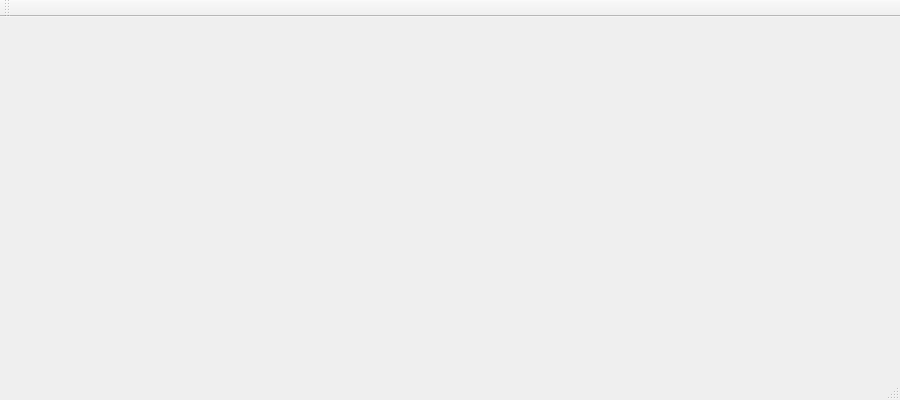
<?xml version="1.0" encoding="UTF-8"?>
<ui version="4.0">
 <class>MainWindow</class>
 <widget class="QMainWindow" name="MainWindow">
  <property name="geometry">
   <rect>
    <x>0</x>
    <y>0</y>
    <width>900</width>
    <height>400</height>
   </rect>
  </property>
  <property name="windowTitle">
   <string>MainWindow</string>
  </property>
  <widget class="QWidget" name="centralWidget"/>
  <widget class="QMenuBar" name="menuBar">
   <property name="geometry">
    <rect>
     <x>0</x>
     <y>0</y>
     <width>900</width>
     <height>20</height>
    </rect>
   </property>
  </widget>
  <widget class="QToolBar" name="mainToolBar">
   <attribute name="toolBarArea">
    <enum>TopToolBarArea</enum>
   </attribute>
   <attribute name="toolBarBreak">
    <bool>false</bool>
   </attribute>
  </widget>
  <widget class="QStatusBar" name="statusBar"/>
 </widget>
 <layoutdefault spacing="6" margin="11"/>
 <resources/>
 <connections/>
</ui>
